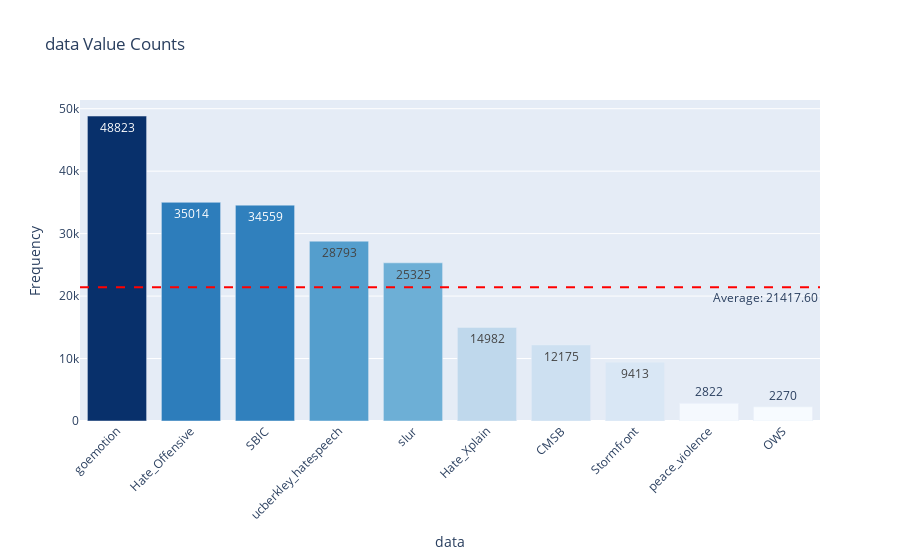

Notebook source saved alongside this figure:
### Code cell
plot_value_counts_with_avg(df, 'data')

### Figure 1 — Plotly figure (JSON) as saved in the notebook; plotly's stock layout.template omitted (floating-point values rounded to 4 significant figures)
{"data": [{"alignmentgroup": "True", "hovertemplate": "data=%{x}<br>Counts=%{marker.color}<extra></extra>", "legendgroup": "", "marker": {"color": [48823, 35014, 34559, 28793, 25325, 14982, 12175, 9413, 2822, 2270], "coloraxis": "coloraxis", "pattern": {"shape": ""}}, "name": "", "offsetgroup": "", "orientation": "v", "showlegend": false, "text": [48823, 35014, 34559, 28793, 25325, 14982, 12175, 9413, 2822, 2270], "textposition": "auto", "type": "bar", "x": ["goemotion", "Hate_Offensive", "SBIC", "ucberkley_hatespeech", "slur", "Hate_Xplain", "CMSB", "Stormfront", "peace_violence", "OWS"], "xaxis": "x", "y": [48823, 35014, 34559, 28793, 25325, 14982, 12175, 9413, 2822, 2270], "yaxis": "y"}], "layout": {"annotations": [{"showarrow": false, "text": "Average: 21417.60", "x": 1, "xanchor": "right", "xref": "x domain", "y": 21420.0, "yanchor": "top", "yref": "y"}], "barmode": "relative", "coloraxis": {"colorbar": {"title": {"text": "Counts"}}, "colorscale": [[0, "rgb(247,251,255)"], [0.125, "rgb(222,235,247)"], [0.25, "rgb(198,219,239)"], [0.375, "rgb(158,202,225)"], [0.5, "rgb(107,174,214)"], [0.625, "rgb(66,146,198)"], [0.75, "rgb(33,113,181)"], [0.875, "rgb(8,81,156)"], [1, "rgb(8,48,107)"]], "showscale": false}, "legend": {"tracegroupgap": 0}, "shapes": [{"line": {"color": "red", "dash": "dash"}, "type": "line", "x0": 0, "x1": 1, "xref": "x domain", "y0": 21420.0, "y1": 21420.0, "yref": "y"}], "title": {"text": "data Value Counts"}, "xaxis": {"anchor": "y", "domain": [0, 1], "tickangle": -45, "title": {"text": "data"}}, "yaxis": {"anchor": "x", "domain": [0, 1], "title": {"text": "Frequency"}}}}
